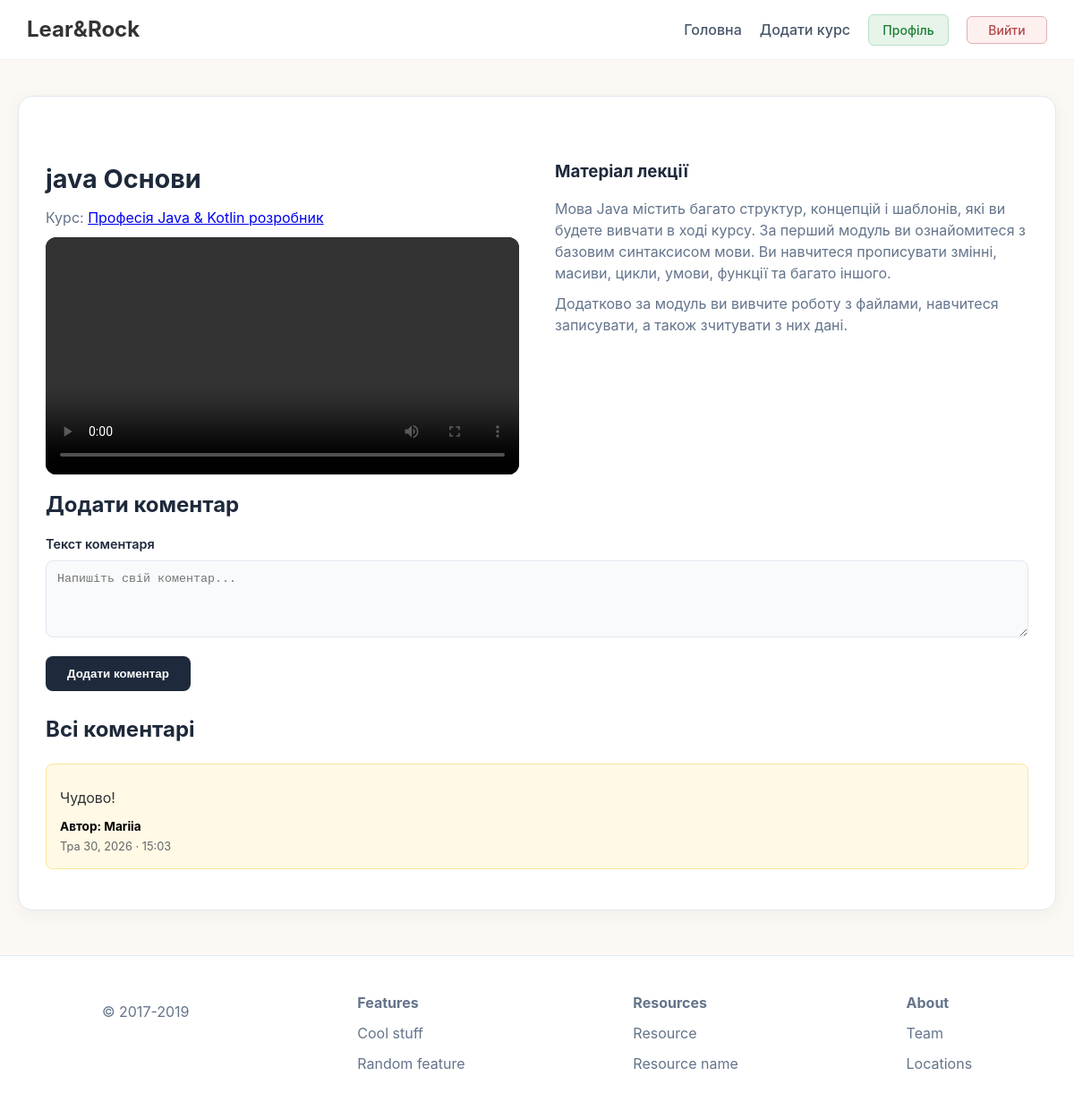
The app's page /course/java_kotlin/lesson/java-basics/ (signed in) with its own data.
### courses/models.py (models this page shows, shortened)
class Lesson(models.Model):
    course = models.ForeignKey(Course, on_delete=models.CASCADE, related_name='lessons')
    title = models.CharField(max_length=200)
    slug = models.SlugField()
    video_url = models.URLField(blank=True)
    text = models.TextField(blank=True)
    order = models.PositiveIntegerField(default=0)
    class Meta:
        ordering = ['order']
        unique_together = ('course', 'slug')

class Course(models.Model):
    title = models.CharField(max_length=200, verbose_name="Назва курсу")
    slug = models.SlugField(unique=True, verbose_name="URL адреса")
    description = models.TextField(verbose_name="Опис курсу", blank=True)
    image = models.ImageField(upload_to='courses/', blank=True, null=True, verbose_name="Зображення курсу")
    def get_absolute_url(self):
        return reverse('course_detail', kwargs={'slug': self.slug})

class Comment(models.Model):
    user = models.ForeignKey(User, on_delete=models.CASCADE, related_name='comments')
    lesson = models.ForeignKey('Lesson', on_delete=models.CASCADE, related_name='comments')
    text = models.TextField(verbose_name="Текст коментаря")
    created_at = models.DateTimeField(auto_now_add=True, verbose_name="Дата створення")
    class Meta:
        ordering = ['-created_at']

### courses/views.py (the view, shortened to what this page needs)
# urls.py: path('course/<slug:slug>/lesson/<slug:lesson_slug>/', views.LessonDetailPage.as_view(), name='lesson_detail'),
class LessonDetailPage(LoginRequiredMixin, DetailView):
    model = Lesson
    template_name = 'courses/lesson_detail.html'
    context_object_name = 'lesson'
    def get_object(self, queryset=None):
        return get_object_or_404(
            Lesson,
            slug=self.kwargs['lesson_slug'],
            course__slug=self.kwargs['slug']
        )
    def get_context_data(self, **kwargs):
        context = super().get_context_data(**kwargs)
        context['comments'] = self.object.comments.select_related('user').all()
        context['form'] = CommentForm(initial={'user': self.request.user, 'lesson': self.object})
        return context

### courses/forms.py
class CommentForm(forms.ModelForm):
    class Meta:
        model = Comment
        fields = ['user', 'lesson', 'text']
        widgets = {
            'user': forms.HiddenInput(),
            'lesson': forms.HiddenInput(),
            'text': forms.Textarea(attrs={
                'rows': 4,
                'placeholder': 'Напишіть свій коментар...',
                'class': 'comment-textarea',
            }),
        }

### courses/templates/courses/lesson_detail.html (shortened to what this page needs)
{% extends "courses/base.html" %}
{% load static %}
{% block content %}
<div class="card">
    <div class="page-grid">
        <div>
            <header class="lesson-header">
                <h1>{{ lesson.title }}</h1>
                <p>Курс: <a href="{{ lesson.course.get_absolute_url }}">{{ lesson.course.title }}</a></p>
            </header>
            {% if lesson.video_url %}
            <section class="lesson-video">
                <video controls src="{{ lesson.video_url }}"></video>
            </section>
            {% endif %}
        </div>
        <section class="lesson-body">
            <h3>Матеріал лекції</h3>
            <p>{{ lesson.text|linebreaks }}</p>
        </section>
    </div>
    <section class="comment-section">
        <h2 class="section-heading">Додати коментар</h2>
        {% if user.is_authenticated %}
        <form method="post" class="comment-form" novalidate>
            <div class="field-group">
                <label for="{{ form.text.id_for_label }}">{{ form.text.label }}</label>
                {{ form.text }}
            </div>
            <button type="submit" class="btn-submit">Додати коментар</button>
        </form>
        {% else %}
        <p class="login-notice">
            <a href="{% url 'login' %}?next={{ request.path }}">Увійти</a>, щоб залишити коментар.
        </p>
        {% endif %}
        <h2 class="section-heading comments-list-heading">Всі коментарі</h2>
        {% if comments %}
        <ul class="comment-list">
            {% for comment in comments %}
            <li class="comment-card">
                <p class="comment-text"> {{ comment.text }}</p>
                <span class="comment-author">Автор: {{ comment.user.username }}</span>
                <time class="comment-date" datetime="{{ comment.created_at|date:'c' }}">
                    {{ comment.created_at|date:"M j, Y · H:i" }}
                </time>
            </li>
            {% endfor %}
        </ul>
        {% else %}
        <p class="no-comments">Коментарів поки що немає. Будьте першим!</p>
        {% endif %}
    </section>
</div>
{% endblock %}

### courses/static/courses/css/style.css (style rules this page uses)
:root { --bg-main: #fcf9f5; --bg-nav: #ffffff; --bg-card: #ffffff; --text-primary: #1e293b; --text-muted: #64748b; --accent: #2563eb; --accent-hover: #1d4ed8; --border-color: #e2e8f0; --error-color: #ef4444; --shadow-sm: 0 1px 3px rgba(0,0,0,0.05); --shadow-md: 0 4px 20px rgba(15, 23, 42, 0.05); }
* { box-sizing: border-box; margin: 0; padding: 0; }
body { font-family: 'Inter', -apple-system, sans-serif; background-color: var(--bg-main); color: var(--text-primary); line-height: 1.5; display: flex; flex-direction: column; min-height: 100vh; }
.btn-custom, .btn-submit, .btn, .btn-view { background-color: var(--text-primary); color: #fff; border: none; padding: 12px 24px; border-radius: 8px; cursor: pointer; font-weight: 600; transition: background 0.2s; text-decoration: none; display: inline-block; text-align: center; margin-top: 15px; margin-bottom: 15px; }
.card, .course-container { background: var(--bg-card); border: 1px solid var(--border-color); border-radius: 16px; padding: 30px; box-shadow: var(--shadow-md); margin-bottom: 10px; }
h1 { font-size: 1.8rem; margin-bottom: 10px; margin-top: 10px; }
h2 { margin-bottom: 15px; margin-top: 10px; }
h3 { margin-bottom: 15px; margin-top: 10px; }
p { color: var(--text-muted); margin-bottom: 10px; margin-top: 10px; }
label { display: block; font-weight: 600; font-size: 0.9rem; margin-bottom: 8px; }
input[type="text"], input[type="file"], textarea, select { width: 100%; padding: 12px; border: 1px solid var(--border-color); border-radius: 8px; background-color: #f8fafc; transition: all 0.2s; }
.page-grid { display: grid; grid-template-columns: 1fr 1fr; gap: 40px; margin-top: 30px; }
.lesson-video video { width: 100%; border-radius: 12px; background: #000; }
.comment-list { list-style: none; padding: 0; margin-top: 20px; }
.comment-card { background-color: #fff9e6; border: 1px solid #ffe599; border-radius: 8px; padding: 15px; margin-bottom: 15px; }
.comment-text { font-size: 1rem; color: #333; margin-bottom: 10px; display: block; }
.comment-author { display: block; font-weight: bold; font-size: 0.85rem; color: #000; }
.comment-date { display: block; font-size: 0.8rem; color: #666; margin-top: 2px; }

### records on screen
Lesson: title "java Основи", course "Професія Java & Kotlin розробник", text "Мова Java містить багато структур, концепцій і шаблонів, які ви будете вивчати в ході курсу. За перший модуль ви ознайомитеся з базовим синтаксисом мови. Ви навчитеся прописувати змінні, масиви, цикли, умови, функції та багато іншого. Додатково за модуль ви вивчите роботу з файлами, навчитеся записувати, а також зчитувати з них дані."
Comment: text "Чудово!", user.username "Mariia", created_at "Тра 30, 2026 · 15:03"
